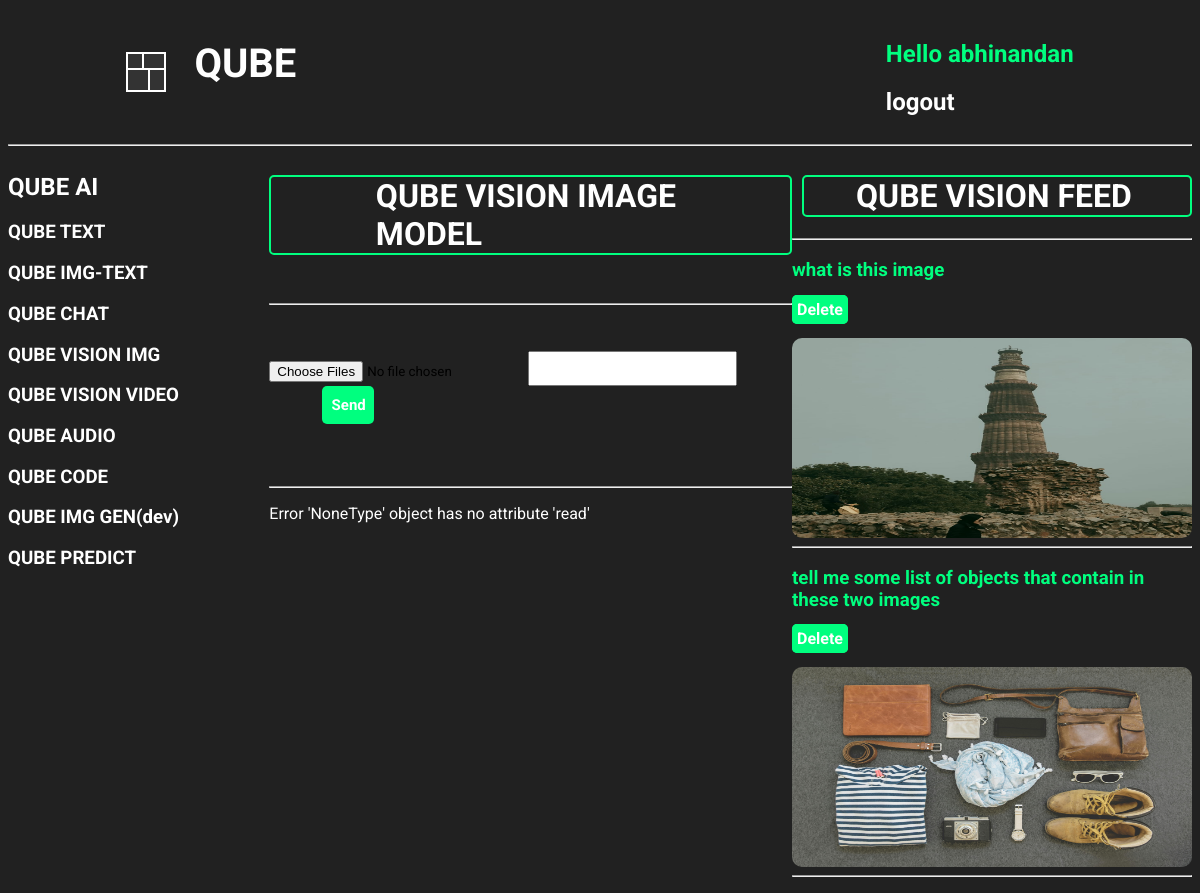
The app's page /visionImage/ (signed in) with its own data.
### base/models.py (models this page shows, shortened)
class QubeVisionImgHistory(models.Model):
    user = models.ForeignKey(
        User, on_delete=models.CASCADE, related_name='qube_vision_images')
    user_text_query = models.TextField()
    user_img_query = models.ImageField(upload_to='uploaded_images/')
    response = models.TextField()
    created = models.DateTimeField(auto_now_add=True)

### base/views.py (the view)
# urls.py: path('visionImage/', views.qubeVisionImage, name='qubeVisionImage'),
@login_required(login_url='loginUser')
def qubeVisionImage(request):
    vision_img_text_response = []
    textQuery = request.POST.get('textQuery', '')
    imageQuery = request.FILES.get('imageQuery')
    qube_vision_img_text = QubeVisionImgHistory.objects.filter(
        user=request.user).order_by('-created')
    try:
        genai.configure(api_key=gemini_api_key)
        model = genai.GenerativeModel("gemini-1.5-flash")
        organ = PIL.Image.open(imageQuery)
        response = model.generate_content([textQuery, organ])
        generated_text = response.text
        lines = generated_text.strip().splitlines()
        QubeVisionImgHistory.objects.create(
            user=request.user, user_text_query=textQuery, user_img_query=imageQuery, response=generated_text)
        for line in lines:
            if line.startswith("*"):
                vision_img_text_response.append(
                    f"<li>{line.strip('* ').strip()}</li>")
            elif re.match(r'^[A-Za-z ]+$', line.strip()):
                vision_img_text_response.append(f"<h3>{line.strip()}</h3>")
            else:
                vision_img_text_response.append(f"<p>{line.strip()}</p>")
    except Exception as e:
        vision_img_text_response.append(f'Error {e}')
    context = {'vision_img_text_response': vision_img_text_response,
               'qube_vision_img_text': qube_vision_img_text}
    return render(request, 'base/qube_vision_image.html', context)

### base/templates/base/qube_vision_image.html (shortened to what this page needs)
{% extends 'main.html' %}
{% block content %}
<div class="qube_vision_activity">
    <div>
        {% include 'base/Models_component_ai.html' %}
    </div>
    <div>
        <div>
            <h1 style="color: white; border: 2px solid springgreen; border-radius: 5px; padding-left: 20%;">QUBE VISION
                IMAGE MODEL</h1>
        </div>
        <br>
        <hr>
        <br>
        <br>
        <form action="{% url 'qubeVisionImage' %}" method="POST" enctype="multipart/form-data">
            <input type="file" accept="image/*" name="imageQuery" multiple>
            <input type="text" name="textQuery" id="img_text_user_input">
            <button
                style="margin-left: 10%; padding: 10px; width: 10%; border-radius: 5px; font-size: 15px; font-weight: 700; color: white; background-color: springgreen; border-style: none; cursor: pointer;">Send</button>
        </form>
        <br>
        <br>
        <hr>
        <div>
            {% for line in vision_img_text_response %}
            <div style="color: white;">
                <p>{{ line|safe }}</p>
            </div>
            {% endfor %}
        </div>
    </div>
    <div>
        <h1
            style="color: white; border: 2px solid springgreen; margin-left: 10px; padding-left: 13%; border-radius: 5px;">
            QUBE VISION FEED
        </h1>
        <hr>
        <div>
            {% for chat in qube_vision_img_text %}
            <div>
                <div class="for_fixing_flex">
                    <h3><a href="{% url 'fullResponseQubeVision' chat.id %}" id="qube_vision_img_user_query">
                            {{ chat.user_text_query }}</a></h3>
                    <a href="{% url 'deleteQubeVisionImage' chat.id %}" id="del_btn">Delete</a>
                </div>
                <br>
                <img src="{{ chat.user_img_query.url }}" alt="uploaded images"
                    style="width: 400px; height: 200px; border-radius: 10px;">
                <hr>
            </div>
            {% endfor %}
        </div>
    </div>
</div>
{% endblock %}

### templates/navbar.html (shortened to what this page needs)
<div class="navbar-container">
    <div class="QUBE_logo_link">
        <div class="cube-loader">
            <div class="cube cube1"></div>
            <div class="cube cube2"></div>
            <div class="cube cube3"></div>
            <div class="cube cube4"></div>
        </div>
        <div class="qube_text">
            <h1><a href="{% url 'home' %}">QUBE</a></h1>
        </div>
    </div>
    <div class="login_section">
        {% if request.user.is_authenticated %}
        <div class="after_user_login">
            <div class="hello_user">
                <h2> Hello {{ request.user }} </h2>
            </div>
            <div class="hello_user_logout">
                <h2><a href="{% url 'logoutUser' %}">logout</a></h2>
            </div>
        </div>
        {% else %}
        <div class="before_user_login">
            <h2><a href="{% url 'loginUser' %}">Login</a></h2>
        </div>
        {% endif %}
    </div>
</div>
<hr>

### static/styles/main.css (style rules this page uses)
* { font-family: "Roboto", serif; }
body { background-color: #212121; }
.cube-loader { position: relative; width: 40px; height: 40px; margin: auto; }
.cube { position: absolute; width: 50%; height: 50%; background-color: #333; border: 2px solid #fff; animation: foldCube 2.4s infinite linear; }
.cube1 { top: 0; left: 0; transform-origin: 100% 100%; }
.cube2 { top: 0; right: 0; transform-origin: 0 100%; }
.cube3 { bottom: 0; right: 0; transform-origin: 0 0; }
.cube4 { bottom: 0; left: 0; transform-origin: 100% 0; }
.cube1 { animation-delay: 0.3s; }
.cube2 { animation-delay: 0.6s; }
.cube3 { animation-delay: 0.9s; }
.cube4 { animation-delay: 1.2s; }
.QUBE_logo_link { display: flex; justify-content: space-between; gap: 20px; margin-left: 10%; }
.qube_text { margin-top: 6%; font-size: 20px; padding-left: 8px; padding-right: 8px; padding-top: 5px; margin-top: 0px; }
.qube_text a { text-decoration: none; color: white; transition: all 0.3s ease; }
.login_section { margin-right: 10%; padding-top: 1%; }
.hello_user { color: springgreen; }
.hello_user_logout a { text-decoration: none; color: white; transition: all 0.3s ease; }

### base/templates/base/qube_vision_image.html (style rules this page uses)
.qube_vision_activity { display: grid; grid-template-columns: 1fr 2fr 1fr; }
#img_text_user_input { height: 35px; width: 40%; font-size: 20px; }
#qube_vision_img_user_query { color: springgreen; text-decoration: none; transition: all 0.3s ease; border-radius: 5px; }
#del_btn { color: white; text-decoration: none; border: 2px solid springgreen; padding: 3px; border-radius: 5px; background-color: springgreen; font-weight: 700; }

### templates/navbar.html (style rules this page uses)
.navbar-container { display: flex; justify-content: space-between; }

### records on screen
QubeVisionImgHistory: user_text_query "what is this image", user_img_query (picture)
QubeVisionImgHistory: user_text_query "tell me some list of objects that contain in these two images", user_img_query (picture)

### other values on screen
{{ request.user }} "abhinandan"
{{ line|safe }} "Error 'NoneType' object has no attribute 'read'"
